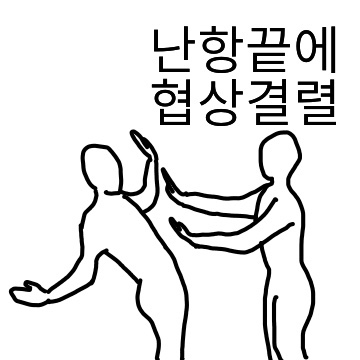
#> input picture Bigdata_training/day12/exerciseproject/staticfiles/images/3.jpg, 360 x 360 px, found by its file name
$ jupyter execute --allow-errors carnum_one.ipynb   (shell and % lines are left out)
#> lines starting #> are read from the running program, lines starting #| are printed output that depends on the picture; after the words box and inside, x2 and y2 are one past the last pixel; in counts of white or black regions, pixels touching at a corner belong together
[cell 1]
# !sudo apt-get install tesseract-ocr
# !pip install pytesseract==0.3.9

[cell 2]
import cv2
import os
import pandas as pd
import numpy as np
import matplotlib.pyplot as plt
import pytesseract
from pytesseract import Output
from PIL import Image

# from google.colab import drive
# drive.mount('/content/drive')

plt.style.use('dark_background')
img = cv2.imread('./data/3.jpg',cv2.IMREAD_COLOR)
#> img is the input picture: shape (360, 360, 3); min 0, max 255, mean 228.4
# img = pytesseract.image_to_data(img, output_type=Output.DICT)
height, width, channel = img.shape
#> height = 360; width = 360; channel = 3

gray = cv2.cvtColor(img, cv2.COLOR_BGR2GRAY)
plt.figure(figsize=(12, 10))
plt.imshow(gray, cmap='gray')

[cell 3]
structuringElement = cv2.getStructuringElement(cv2.MORPH_RECT, (3, 3))

imgTopHat = cv2.morphologyEx(gray, cv2.MORPH_TOPHAT, structuringElement)
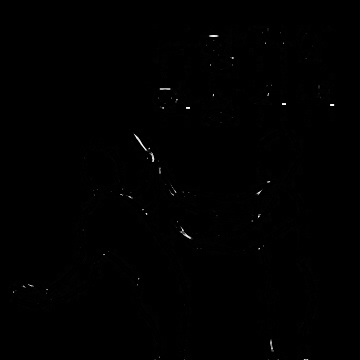
#> imgTopHat: shape (360, 360); min 0, max 254, mean 0.7
imgBlackHat = cv2.morphologyEx(gray, cv2.MORPH_BLACKHAT, structuringElement)

imgGrayscalePlusTopHat = cv2.add(gray, imgTopHat)
gray = cv2.subtract(imgGrayscalePlusTopHat, imgBlackHat)
img_blurred = cv2.GaussianBlur(gray, ksize=(5, 5), sigmaX=0)
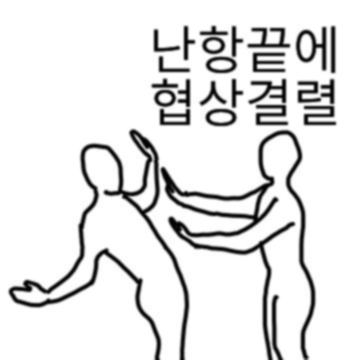
#> img_blurred: shape (360, 360); min 1, max 255, mean 228.4

img_thresh = cv2.adaptiveThreshold(
    img_blurred,
    maxValue=255.0,
    adaptiveMethod=cv2.ADAPTIVE_THRESH_GAUSSIAN_C,
    thresholdType=cv2.THRESH_BINARY_INV,
    blockSize=19,
    C=9
)
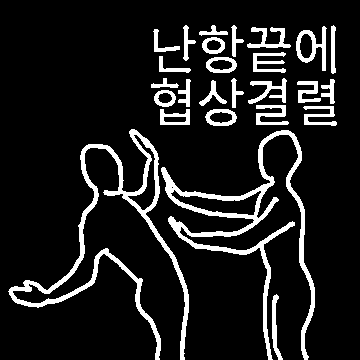
#> img_thresh: shape (360, 360); 11.3% white; 26 white regions

plt.figure(figsize=(12, 10))
plt.imshow(img_thresh, cmap='gray')

[cell 4]
contours, _= cv2.findContours(img_thresh,mode=cv2.RETR_TREE,
                            method=cv2.CHAIN_APPROX_SIMPLE)
#> contours = 35 contours, 1 with area under 20; largest, box (x1, y1, x2, y2) and area: (161, 130, 315, 360) 4592, (8, 129, 189, 360) 4067, (170, 189, 262, 216) 1085, (127, 134, 156, 211) 669, (296, 26, 327, 71) 657

temp_result = np.zeros((height, width, channel), dtype=np.uint8)

#> (the rest of this cell did not finish here and is left out)

[cell 5]
MIN_AREA = 80
MIN_WIDTH, MIN_HEIGHT = 2, 8
MIN_RATIO, MAX_RATIO = 0.25, 1.0

possible_contours = []

cnt = 0
#> (the rest of this cell did not finish here and is left out)

[cell 6]
MAX_DIAG_MULTIPLYER = 5
MAX_ANGLE_DIFF = 12.0
MAX_AREA_DIFF = 0.5
MAX_WIDTH_DIFF = 0.8
MAX_HEIGHT_DIFF = 0.2
MIN_N_MATCHED = 3

def find_chars(contour_list):
    matched_result_idx = []

    for d1 in contour_list:
        matched_contours_idx = []
        for d2 in contour_list:
            if d1['idx'] == d2['idx']:
                continue

            dx = abs(d1['cx'] - d2['cx'])
            dy = abs(d1['cy'] - d2['cy'])

            diagonal_length1 = np.sqrt(d1['w'] ** 2 + d1['h'] ** 2)

            distance = np.linalg.norm(np.array([d1['cx'], d1['cy']]) - np.array([d2['cx'], d2['cy']]))
            if dx == 0:
                angle_diff = 90
            else:
                angle_diff = np.degrees(np.arctan(dy / dx))
            area_diff = abs(d1['w'] * d1['h'] - d2['w'] * d2['h']) / (d1['w'] * d1['h'])
            width_diff = abs(d1['w'] - d2['w']) / d1['w']
            height_diff = abs(d1['h'] - d2['h']) / d1['h']

            if distance < diagonal_length1 * MAX_DIAG_MULTIPLYER \
            and angle_diff < MAX_ANGLE_DIFF and area_diff < MAX_AREA_DIFF \
            and width_diff < MAX_WIDTH_DIFF and height_diff < MAX_HEIGHT_DIFF:
                matched_contours_idx.append(d2['idx'])

        matched_contours_idx.append(d1['idx'])

        if len(matched_contours_idx) < MIN_N_MATCHED:
            continue

        matched_result_idx.append(matched_contours_idx)

        unmatched_contour_idx = []
        for d4 in contour_list:
            if d4['idx'] not in matched_contours_idx:
                unmatched_contour_idx.append(d4['idx'])

        unmatched_contour = np.take(possible_contours,
                                    unmatched_contour_idx)

        recursive_contour_list = find_chars(unmatched_contour)

        for idx in recursive_contour_list:
            matched_result_idx.append(idx)

        break

    return matched_result_idx

result_idx = find_chars(possible_contours)

matched_result = []
for idx_list in result_idx:
    matched_result.append(np.take(possible_contours, idx_list))

temp_result = np.zeros((height, width, channel), dtype=np.uint8)

for r in matched_result:
    for d in r:

        cv2.rectangle(temp_result, pt1=(d['x'], d['y']),
                      pt2=(d['x']+d['w'], d['y']+d['h']),
                      color=(255, 255, 255), thickness=2)
#> temp_result: shape (360, 360, 3); every value is 0

plt.figure(figsize=(12, 10))
plt.imshow(temp_result, cmap='gray')

[cell 7]
PLATE_WIDTH_PADDING = 1.2
PLATE_HEIGHT_PADDING = 1.5
MIN_PLATE_RATIO = 3
MAX_PLATE_RATIO = 10

plate_imgs = []
plate_infos = []

for i, matched_chars in enumerate(matched_result):
    sorted_chars = sorted(matched_chars, key=lambda x: x['cx'])

    plate_cx = (sorted_chars[0]['cx'] + sorted_chars[-1]['cx']) / 2
    plate_cy = (sorted_chars[0]['cy'] + sorted_chars[-1]['cy']) / 2

    plate_width = (sorted_chars[-1]['x'] + sorted_chars[-1]['w'] - sorted_chars[0]['x']) * PLATE_WIDTH_PADDING

    sum_height = 0
    for d in sorted_chars:
        sum_height += d['h']

    plate_height = int(sum_height / len(sorted_chars) * PLATE_HEIGHT_PADDING)

    triangle_height = sorted_chars[-1]['cy'] - sorted_chars[0]['cy']
    triangle_hypotenus = np.linalg.norm(
        np.array([sorted_chars[0]['cx'], sorted_chars[0]['cy']]) -
        np.array([sorted_chars[-1]['cx'], sorted_chars[-1]['cy']])
    )

    angle = np.degrees(np.arcsin(triangle_height / triangle_hypotenus))

    rotation_matrix = cv2.getRotationMatrix2D(center=(plate_cx, plate_cy), angle=angle, scale=1.0)

    img_rotated = cv2.warpAffine(img_thresh, M=rotation_matrix, dsize=(width, height))

    img_cropped = cv2.getRectSubPix(
        img_rotated,
        patchSize=(int(plate_width), int(plate_height)),
        center=(int(plate_cx), int(plate_cy))
    )

    if img_cropped.shape[1] / img_cropped.shape[0] < MIN_PLATE_RATIO or img_cropped.shape[1] / img_cropped.shape[0] < MIN_PLATE_RATIO > MAX_PLATE_RATIO:
        continue

    plate_imgs.append(img_cropped)
    plate_infos.append({
        'x': int(plate_cx - plate_width / 2),
        'y': int(plate_cy - plate_height / 2),
        'w': int(plate_width),
        'h': int(plate_height)
    })

    plt.subplot(len(matched_result), 1, i+1)
    plt.imshow(img_cropped, cmap='gray')
#> after the loop, plate_imgs = []; plate_infos = []
plt.savefig('./data/img_plate.png')

[cell 8]
from PIL import Image

# pytesseract 모듈 install이 경로 오류가 있어 tesseract.exe를 직접 다운 받아서 아래 경로에 넣어주었습니다.
pytesseract.pytesseract.tesseract_cmd = r'C:\Program Files\Tesseract-OCR\tesseract.exe'
img_plate = Image.open('./data/img_plate.png')

#> (the rest of this cell did not finish here and is left out)

$ run again, with Bigdata_training/day12/exerciseproject/staticfiles/images/1.jpg copied over Bigdata_training/day12/exerciseproject/staticfiles/images/3.jpg
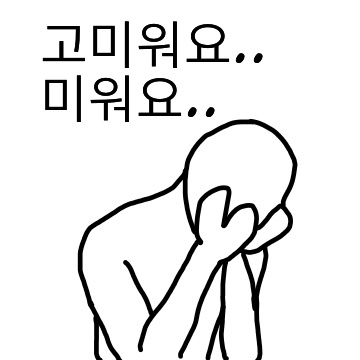
#> input picture Bigdata_training/day12/exerciseproject/staticfiles/images/1.jpg, 360 x 360 px, found by its file name
#> img is the input picture: shape (360, 360, 3); min 0, max 255, mean 233.2
#> `imgTopHat = cv2.morphologyEx(gray, cv2.MORPH_TOPHAT, structuringElement)`:
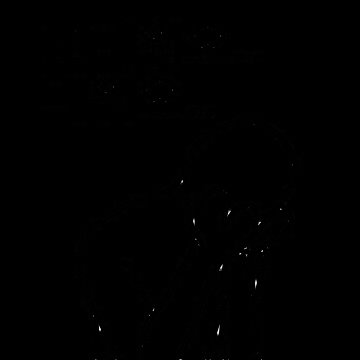
#> imgTopHat: shape (360, 360); min 0, max 250, mean 0.4
#> `img_thresh = cv2.adaptiveThreshold( img_blurred, maxValue=255.0, adapt..`:
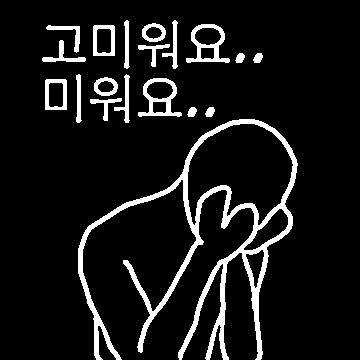
#> img_thresh: shape (360, 360); 9.1% white; 19 white regions
#> contours = 30 contours; largest, box (x1, y1, x2, y2) and area: (78, 119, 298, 360) 14106, (187, 123, 294, 226) 7027, (186, 24, 230, 63) 1011, (138, 78, 182, 117) 1008, (243, 208, 289, 251) 750
#> after the loop `for i, matched_chars in enumerate(matched_result):`: plate_imgs = []

$ run again, with Bigdata_training/day12/exerciseproject/staticfiles/images/10.jpg copied over Bigdata_training/day12/exerciseproject/staticfiles/images/3.jpg
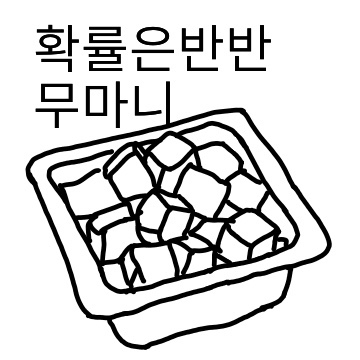
#> input picture Bigdata_training/day12/exerciseproject/staticfiles/images/10.jpg, 360 x 360 px, found by its file name
#> img is the input picture: shape (360, 360, 3); min 0, max 255, mean 214.8
#> `imgTopHat = cv2.morphologyEx(gray, cv2.MORPH_TOPHAT, structuringElement)`:
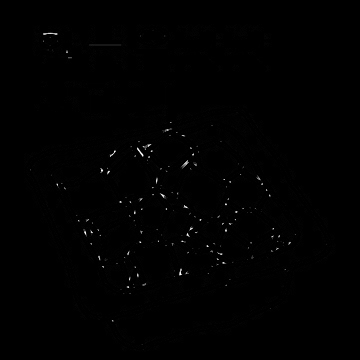
#> imgTopHat: shape (360, 360); min 0, max 255, mean 1
#> `img_thresh = cv2.adaptiveThreshold( img_blurred, maxValue=255.0, adapt..`:
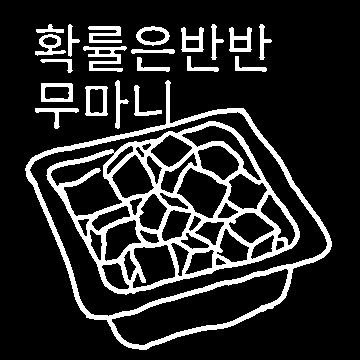
#> img_thresh: shape (360, 360); 16.1% white; 22 white regions
#> contours = 67 contours; largest, box (x1, y1, x2, y2) and area: (25, 80, 332, 350) 48878, (29, 111, 328, 317) 38903, (46, 121, 300, 295) 28060, (111, 268, 289, 346) 5586, (50, 152, 123, 217) 2368
#> after the loop `for i, matched_chars in enumerate(matched_result):`: plate_imgs = []
